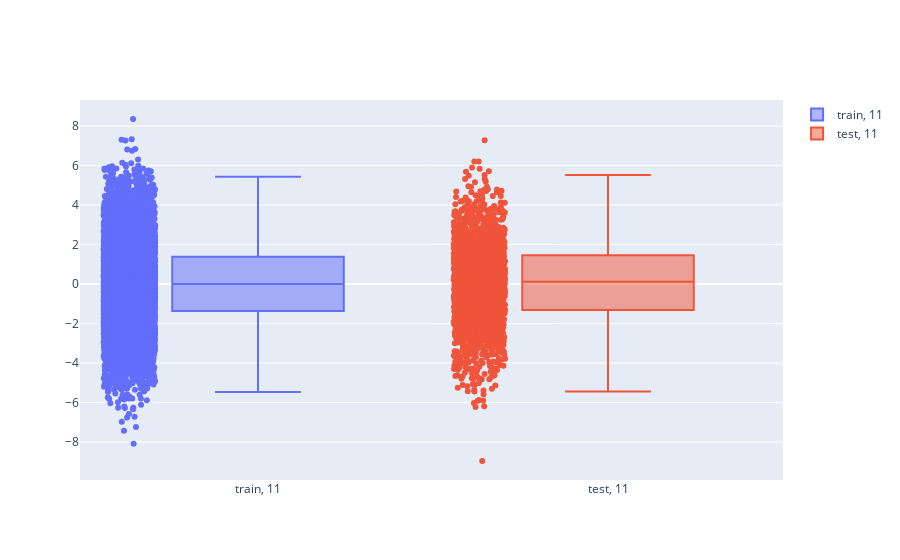

Notebook code cell kept with this figure:
### Code cell
import plotly.graph_objects as pgo
import numpy as np

plot = pgo.Figure()

column = np.random.randint(0,30)
 
plot.add_trace(pgo.Box(y=df[column], name=f'train, {column}',  boxpoints="all"))
plot.add_trace(pgo.Box(y=test_data[column], name=f'test, {column}',  boxpoints="all"))

plot.show()

### Figure 1 — Plotly figure (JSON) as saved in the notebook; plotly's stock layout.template omitted (floating-point values rounded to 4 significant figures; data arrays with more than 128 entries replaced by an {"elided": "..."} marker saying what was removed)
{"data": [{"boxpoints": "all", "name": "train, 11", "type": "box", "y": {"elided": "10000 float values"}}, {"boxpoints": "all", "name": "test, 11", "type": "box", "y": {"elided": "2000 float values"}}], "layout": {}}
